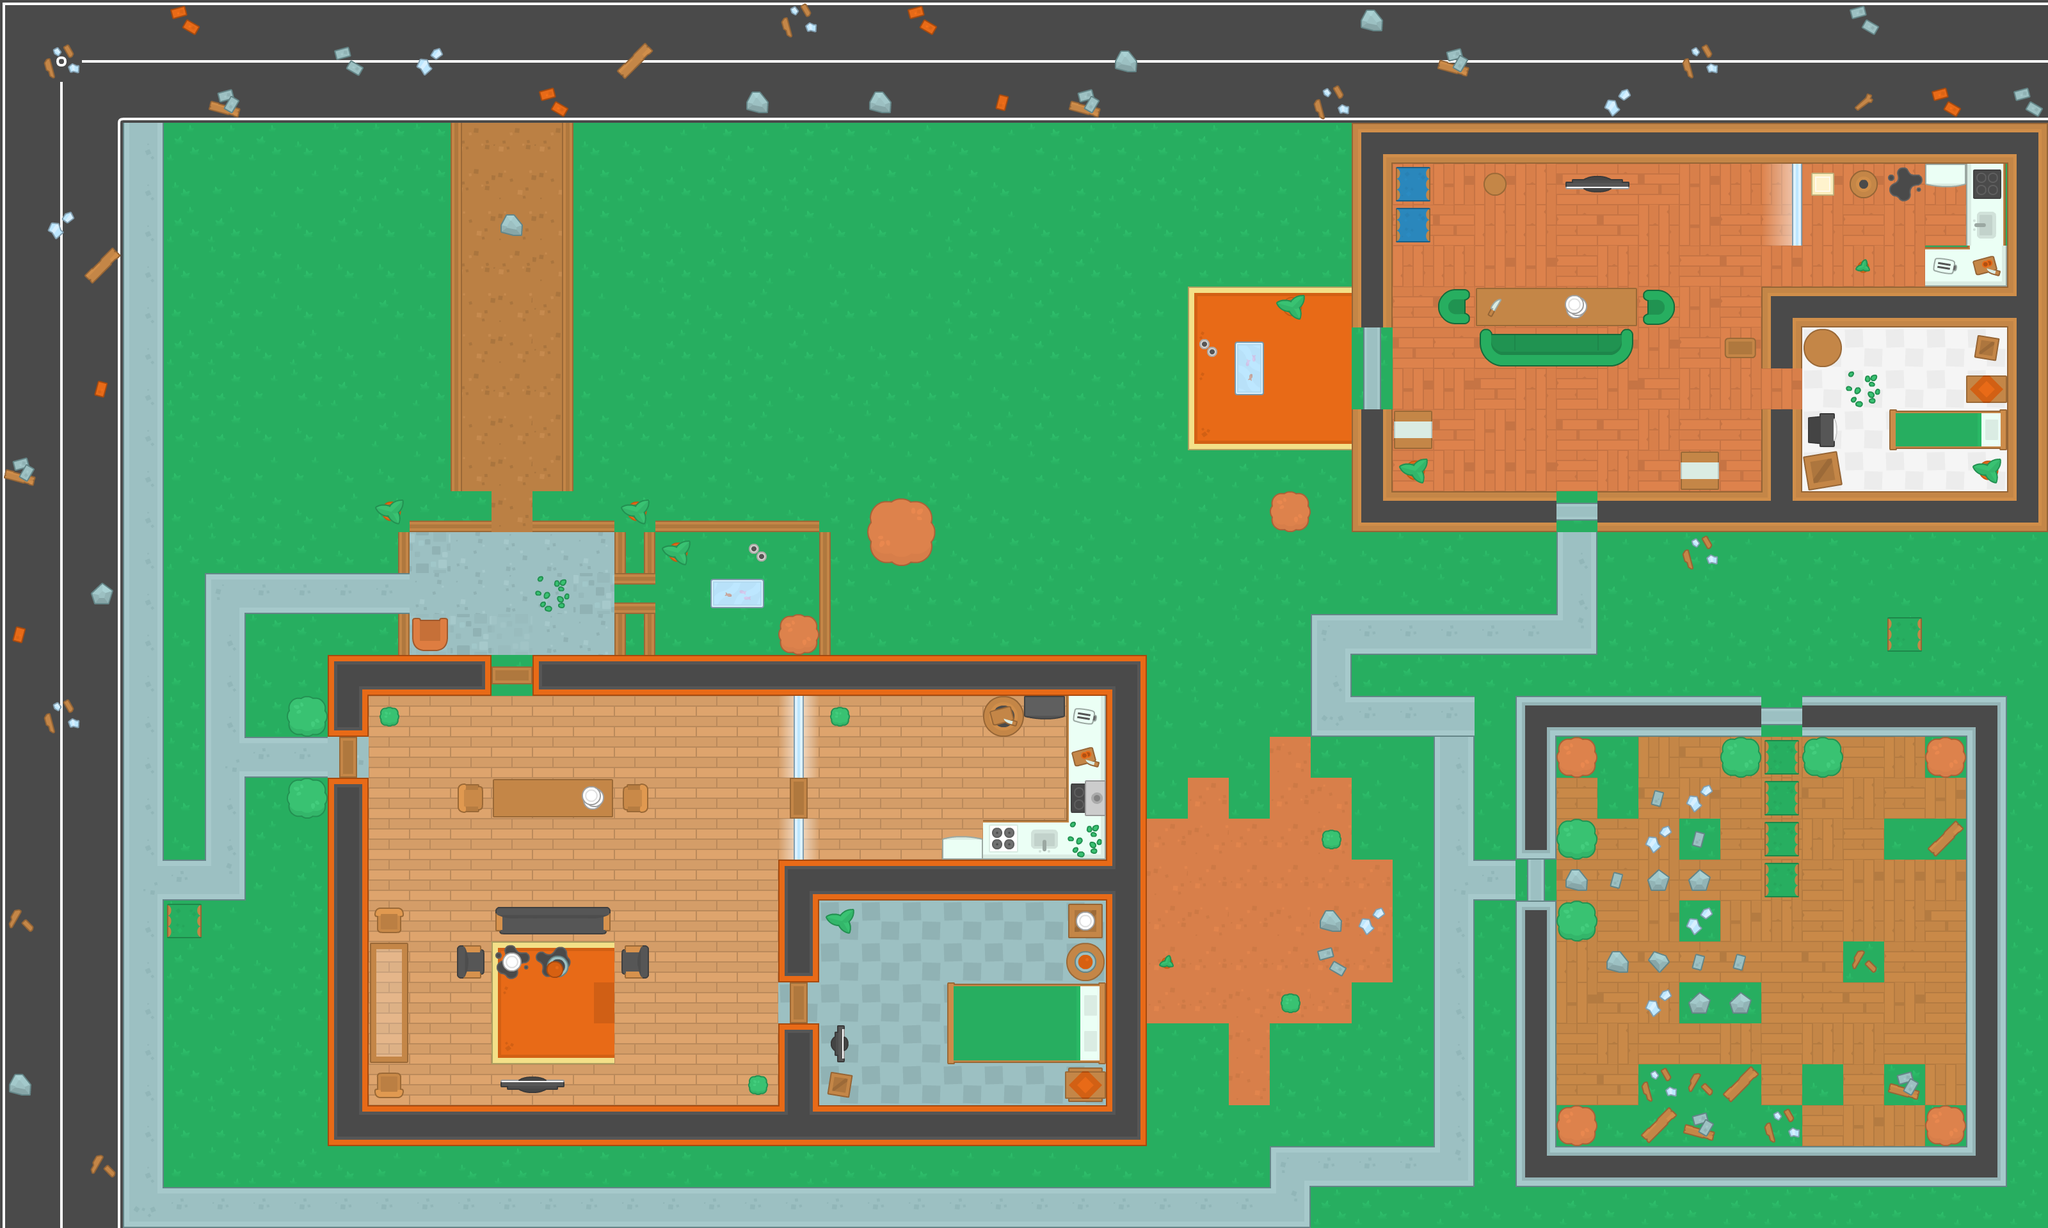

This game map was drawn from its Tiled (.tmx) file and the tilesets committed beside it. A one-line description and the trimmed map source follow:
An orthogonal 50x30 tile map with 64x64 px tiles, 19 tile layers (Ground, Roads, Footpath, Garden, ...) and 105 objects (62x wall, 25x zombie, 9x health, 4x shotgun, 4x sniper, ...).

<map version="1.4" tiledversion="2020.06.12" orientation="orthogonal" renderorder="right-down" width="50" height="30" tilewidth="64" tileheight="64" infinite="0" nextlayerid="24" nextobjectid="111">
 <tileset firstgid="1" source="../img/TILE.tsx" />
 <layer id="1" name="Ground" width="50" height="30">
  <data>[1500 cells, 1500 non-empty, 4 distinct tile ids]</data>
 </layer>
 <layer id="3" name="Roads" width="50" height="30">
  <data>[1500 cells, 231 non-empty, 9 distinct tile ids]</data>
 </layer>
 <layer id="4" name="Footpath" width="50" height="30">
  <data>[1500 cells, 66 non-empty, 7 distinct tile ids]</data>
 </layer>
 <layer id="5" name="Garden" width="50" height="30">
  <data>[1500 cells, 66 non-empty, 6 distinct tile ids]</data>
 </layer>
 <layer id="9" name="Floor" width="50" height="30">
  <data>[1500 cells, 180 non-empty, 2 distinct tile ids]</data>
 </layer>
 <layer id="8" name="Interior" width="50" height="30">
  <data>[1500 cells, 9 non-empty, 7 distinct tile ids]</data>
 </layer>
 <layer id="10" name="interior 1" width="50" height="30">
  <data>[1500 cells, 29 non-empty, 22 distinct tile ids]</data>
 </layer>
 <layer id="11" name="interior 2" width="50" height="30">
  <data>[1500 cells, 31 non-empty, 25 distinct tile ids]</data>
 </layer>
 <layer id="12" name="interior 3" width="50" height="30">
  <data>[1500 cells, 2 non-empty, 2 distinct tile ids]</data>
 </layer>
 <layer id="6" name="Walls" width="50" height="30">
  <data>[1500 cells, 133 non-empty, 21 distinct tile ids]</data>
 </layer>
 <layer id="14" name="exterior" width="50" height="30">
  <data>[1500 cells, 20 non-empty, 14 distinct tile ids]</data>
 </layer>
 <layer id="18" name="ps floor" width="50" height="30">
  <data>[1500 cells, 79 non-empty, 6 distinct tile ids]</data>
 </layer>
 <layer id="17" name="police station" width="50" height="30">
  <data>[1500 cells, 81 non-empty, 22 distinct tile ids]</data>
 </layer>
 <layer id="15" name="exterior 1" width="50" height="30">
  <data>[1500 cells, 42 non-empty, 14 distinct tile ids]</data>
 </layer>
 <layer id="19" name="house 2" width="50" height="30">
  <data>[1500 cells, 68 non-empty, 17 distinct tile ids]</data>
 </layer>
 <layer id="21" name="house 2 floor" width="50" height="30">
  <data>[1500 cells, 108 non-empty, 6 distinct tile ids]</data>
 </layer>
 <layer id="22" name="house 2.2" width="50" height="30">
  <data>[1500 cells, 20 non-empty, 17 distinct tile ids]</data>
 </layer>
 <layer id="20" name="hous 2.1" width="50" height="30">
  <data>[1500 cells, 36 non-empty, 24 distinct tile ids]</data>
 </layer>
 <layer id="23" name="Tile Layer 19" width="50" height="30">
  <data>[1500 cells, 69 non-empty, 14 distinct tile ids]</data>
 </layer>
 <objectgroup id="16" name="obstacles">
  <object id="4" name="wall" x="511" y="1025" width="256" height="62" />
  <object id="5" name="player" x="337.051" y="920.39" width="35.661" height="29.7966" />
  <object id="6" name="wall" x="451.678" y="1087.49" width="65.6386" height="62.4493" />
  <object id="7" name="wall" x="461.317" y="1232.07" width="35.5181" height="34.7384" />
  <object id="8" name="wall" x="512.205" y="1088.86" width="62.0241" height="62" />
  <object id="9" name="wall" x="509.795" y="1217.77" width="64.4337" height="572.843" />
  <object id="10" name="wall" x="833.892" y="1025" width="954.795" height="62" />
  <object id="11" name="wall" x="1729.07" y="1090.06" width="59.6145" height="700.554" />
  <object id="12" name="wall" x="571.241" y="1729.82" width="1157.2" height="62" />
  <object id="13" name="wall" x="1217.02" y="1599.7" width="62.0241" height="131.88" />
  <object id="14" name="wall" x="1217.02" y="1345.48" width="62.0241" height="188.506" />
  <object id="15" name="wall" x="1278.47" y="1344.28" width="451.181" height="63.2048" />
  <object id="16" name="wall" x="576.06" y="1437.05" width="64.4337" height="298.145" />
  <object id="17" name="wall" x="736.301" y="1218.98" width="256" height="62" />
  <object id="18" name="wall" x="788.108" y="1418.98" width="157.205" height="47.5422" />
  <object id="19" name="wall" x="768.831" y="1474.4" width="189.735" height="182.482" />
  <object id="20" name="wall" x="719.148" y="1486.28" width="30.6988" height="29.9191" />
  <object id="21" name="wall" x="974.57" y="1491.1" width="30.6988" height="29.9191" />
  <object id="22" name="wall" x="1172.16" y="1686.28" width="21.0602" height="17.8709" />
  <object id="23" name="wall" x="1491.72" y="1544.28" width="241.542" height="107.783" />
  <object id="24" name="zombie" x="454.834" y="214.004" width="35.661" height="29.7966" />
  <object id="25" name="zombie" x="1039.53" y="1373.38" width="35.661" height="29.7966" />
  <object id="26" name="zombie" x="328.232" y="1501.96" width="35.661" height="29.7966" />
  <object id="27" name="wall" x="1242.33" y="1082.83" width="7.80723" height="123.446" />
  <object id="28" name="wall" x="1242.33" y="1302.11" width="7.80723" height="66.8193" />
  <object id="29" name="wall" x="1664.01" y="1088.86" width="65.6386" height="258.386" />
  <object id="30" name="wall" x="1541.12" y="1284.04" width="118.651" height="60.7952" />
  <object id="31" name="wall" x="1480.88" y="1314.16" width="58.4096" height="27.0602" />
  <object id="32" name="zombie" x="1394.5" y="830.872" width="35.661" height="29.7966" />
  <object id="33" name="zombie" x="1257.15" y="763.402" width="35.661" height="29.7966" />
  <object id="34" name="zombie" x="939.075" y="738.101" width="35.661" height="29.7966" />
  <object id="35" name="wall" x="-13.0482" y="2.10843" width="3220.43" height="12" />
  <object id="36" name="wall" x="-13.0482" y="2.10843" width="3220.43" height="12" />
  <object id="37" name="wall" x="-3.04819" y="1908.11" width="3220.43" height="12" />
  <object id="38" name="wall" x="-1.04819" y="-7.89157" width="14.4337" height="1924" />
  <object id="39" name="wall" x="3188.95" y="-5.89157" width="14.4337" height="1924" />
  <object id="40" name="zombie" x="1380.5" y="1534.87" width="35.661" height="29.7966" />
  <object id="41" name="zombie" x="1886.5" y="1420.87" width="35.661" height="29.7966" />
  <object id="42" name="zombie" x="2064.5" y="856.872" width="35.661" height="29.7966" />
  <object id="43" name="zombie" x="1359.53" y="1219.38" width="35.661" height="29.7966" />
  <object id="44" name="health" x="143.051" y="1556.39" width="35.661" height="29.7966" />
  <object id="45" name="health" x="1039.05" y="1686.39" width="35.661" height="29.7966" />
  <object id="46" name="health" x="1483.05" y="1172.39" width="35.661" height="29.7966" />
  <object id="47" name="zombie" x="1730.5" y="798.87" width="35.661" height="29.7966" />
  <object id="48" name="zombie" x="1996.5" y="1170.87" width="35.661" height="29.7966" />
  <object id="49" name="shotgun" x="1057.05" y="382.39" width="35.661" height="29.7966" />
  <object id="50" name="zombie" x="1808.5" y="1110.87" width="35.661" height="29.7966" />
  <object id="51" name="zombie" x="1104.5" y="978.87" width="35.661" height="29.7966" />
  <object id="52" name="zombie" x="1040.5" y="1112.87" width="35.661" height="29.7966" />
  <object id="53" name="sniper" x="1427.83" y="988.356" width="35.661" height="29.7966" />
  <object id="54" name="shotgun" x="2227.05" y="1212.39" width="35.661" height="29.7966" />
  <object id="55" name="sniper" x="1993.05" y="34.39" width="35.661" height="29.7966" />
  <object id="58" name="wall" x="2369.07" y="1422.06" width="59.6145" height="422.554" />
  <object id="59" name="wall" x="3069.07" y="1102.06" width="59.6145" height="742.554" />
  <object id="60" name="wall" x="2442.09" y="1166.94" width="39.5811" height="37.6048" />
  <object id="61" name="wall" x="2371.07" y="1094.06" width="59.6145" height="232.554" />
  <object id="62" name="wall" x="2825.07" y="1092.06" width="309.615" height="54.554" />
  </objectgroup>
</map>
<!-- 48 of 105 objects omitted -->
